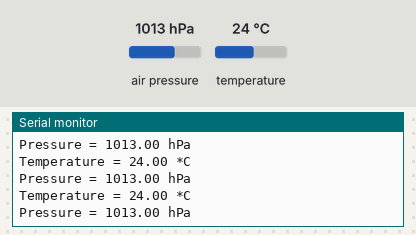
A sketch run on a simulated ESP32. Parts: the last lines printed to the serial monitor. The inputs (shaded band) are chosen by the test bench; at power-on: air pressure 1013 hPa, temperature 24 °C.

Above: at 3.2 s.
3.3 s: air pressure set to 952 hPa
At 4.2 s:
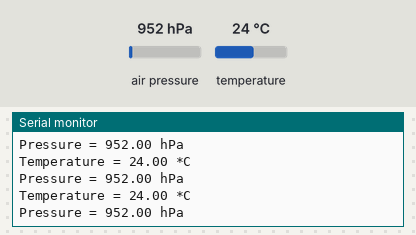
4.8 s: temperature set to 12 °C
At 5.6 s:
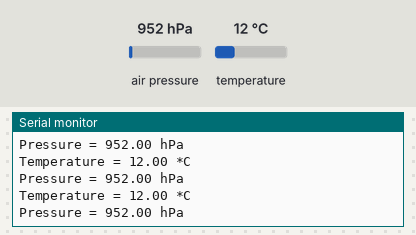
6.3 s: air pressure set to 975 hPa
At 6.9 s:
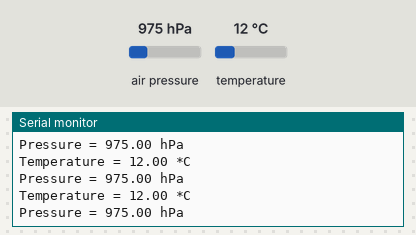
Timing chart, 0 to 9.3 s (numbered marks = the images above; inputs shaded):
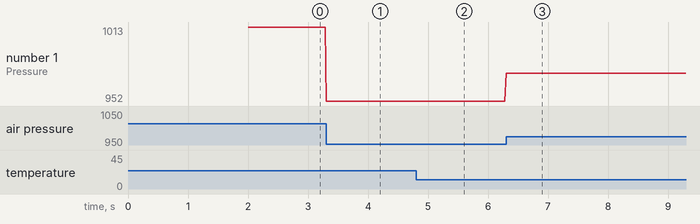

Measured:
- after the input at 3.3 s, the serial monitor: prints a new line at once (image 1)
- after the input at 4.8 s, the serial monitor: prints a new line at once (image 2)
- after the input at 6.3 s, the serial monitor: prints a new line at once (image 3)
- plotted number 1: 1013 → 952 after the input at 3.3 s, 952 → 975 after the input at 6.3 s

The sketch:

ESP32_BMP280_HSPI.ino
```cpp
#include <Adafruit_BMP280.h>  // Include Adafruit BMP280 library
#include <SPI.h>              // Include SPI library

// Define BMP280 object for SPI communication
#define BMP280_CS 15           // Chip select pin for BMP280 (you can choose another GPIO if needed)
#define BMP280_ID 0x58
#define BMP280_SCK 14          // Clock pin
#define BMP280_MISO 12         // MISO pin
#define BMP280_MOSI 13         // MOSI pin
Adafruit_BMP280 bmp280(BMP280_CS, BMP280_MOSI, BMP280_MISO, BMP280_SCK);  // Create BMP280 object
// Adafruit_BMP280(int8_t cspin, int8_t mosipin, int8_t misopin, int8_t sckpin);
// ESP32 WROOM-32 SPI pins

void setup() {
  // Start serial communication
  Serial.begin(115200);
  while (!Serial); // Wait until Serial is ready (for ESP32)
  delay(2000);

  // Initialize the BMP280 sensor with SPI
  if (!bmp280.begin()) {
    Serial.println("Failed to initialize BMP280! Check wiring.");
    while (1);
  }
  else {
    Serial.println("BMP280 set up successfully!");
  }

  // Optionally configure BMP280 settings (you can adjust sampling and filtering here)
  bmp280.setSampling(Adafruit_BMP280::MODE_NORMAL,     // Operating Mode
                     Adafruit_BMP280::SAMPLING_X2,     // Temp oversampling
                     Adafruit_BMP280::SAMPLING_X16,    // Pressure oversampling
                     Adafruit_BMP280::FILTER_X16,      // Filtering
                     Adafruit_BMP280::STANDBY_MS_500); // Standby time
}

void loop() {
  // Read temperature and pressure from BMP280
  float temperature = bmp280.readTemperature();
  float pressure = bmp280.readPressure() / 100.0F; // Convert Pa to hPa (or mbar)

  // Print values to the serial monitor
  Serial.print("Temperature = ");
  Serial.print(temperature);
  Serial.println(" *C");

  Serial.print("Pressure = ");
  Serial.print(pressure);
  Serial.println(" hPa");

  delay(20);  // Wait 2 seconds before the next reading
}
```
